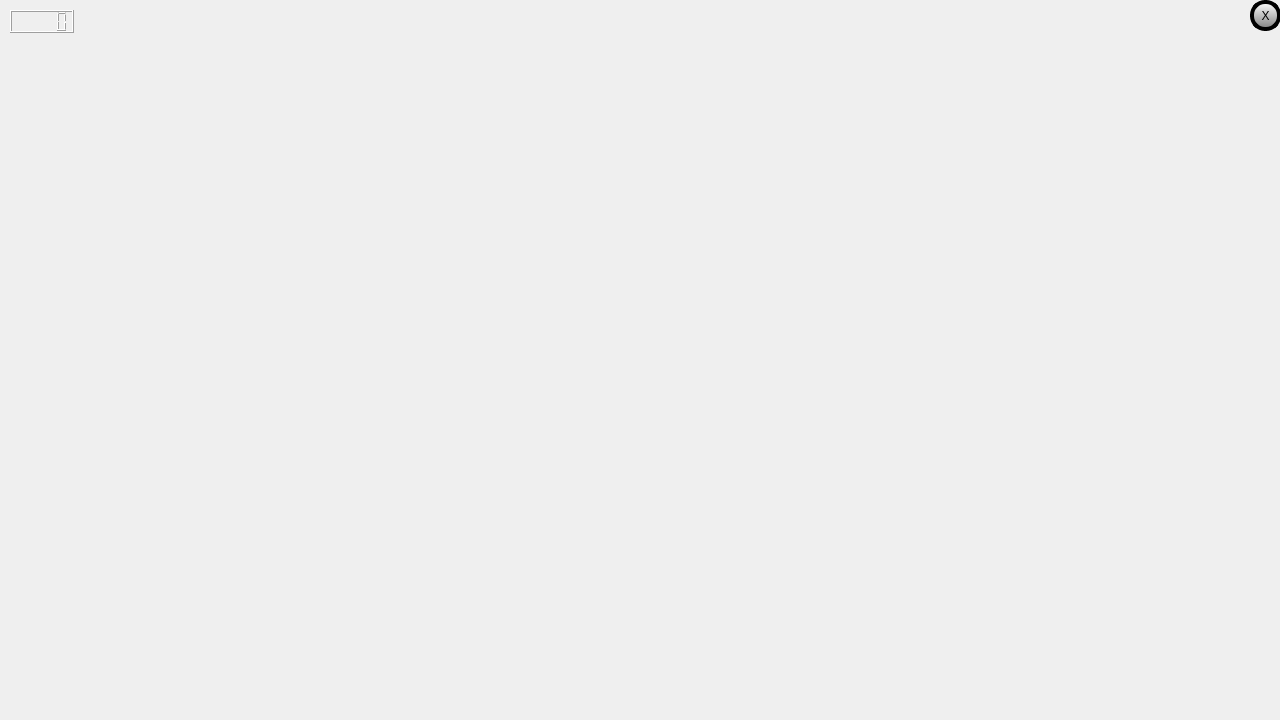
<?xml version="1.0" encoding="UTF-8"?>
<ui version="4.0">
 <class>HUD</class>
 <widget class="QWidget" name="HUD">
  <property name="geometry">
   <rect>
    <x>0</x>
    <y>0</y>
    <width>1280</width>
    <height>720</height>
   </rect>
  </property>
  <property name="windowTitle">
   <string>Form</string>
  </property>
  <widget class="QPushButton" name="exitButton">
   <property name="geometry">
    <rect>
     <x>1250</x>
     <y>0</y>
     <width>31</width>
     <height>31</height>
    </rect>
   </property>
   <property name="styleSheet">
    <string notr="true">QPushButton{
background-color: qlineargradient(x1: 0, y1: 0, x2: 0, y2: 1, stop: 0 white, stop: 1 grey);
border-style: solid;
border-color: black;
border-width: 4px;
border-radius: 15px;
}</string>
   </property>
   <property name="text">
    <string>X</string>
   </property>
  </widget>
  <widget class="QLCDNumber" name="FPSCounter">
   <property name="geometry">
    <rect>
     <x>10</x>
     <y>10</y>
     <width>64</width>
     <height>23</height>
    </rect>
   </property>
  </widget>
 </widget>
 <resources/>
 <connections/>
</ui>
